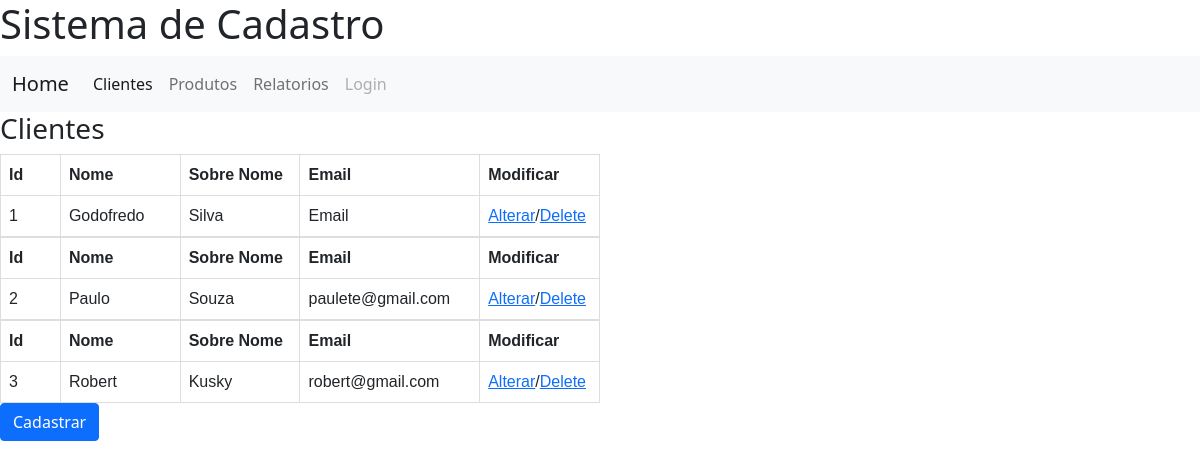
Page /cliente on the earlier database version.
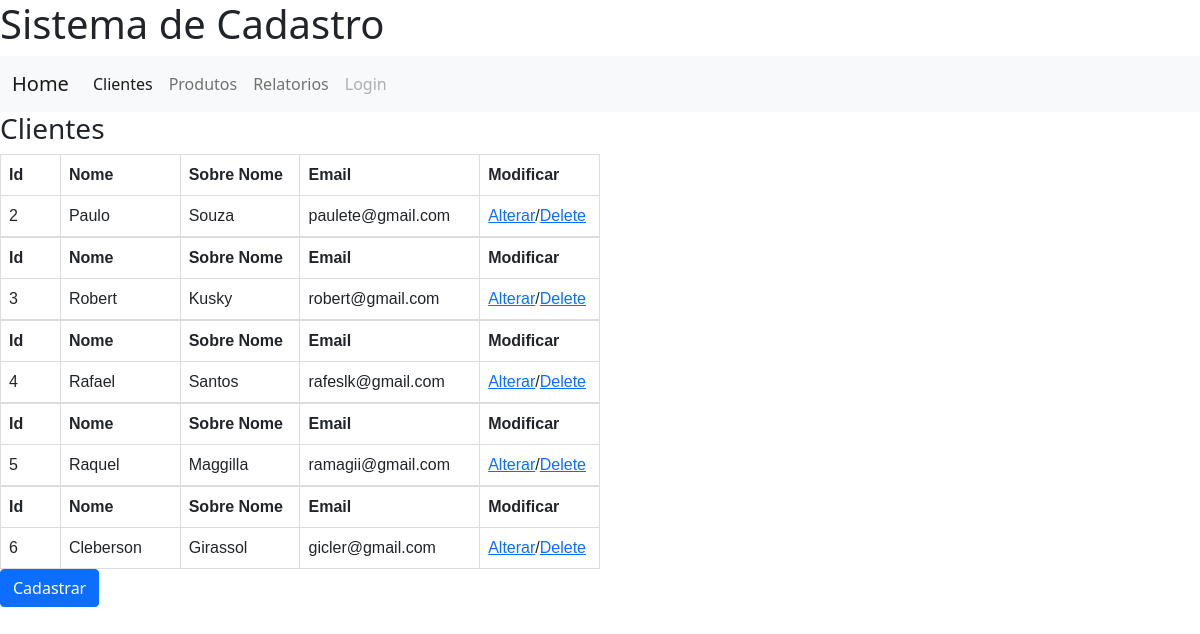
Same page on the later database version.
### Contatos/models.py (models this page shows)
class Contatos(models.Model):
    Nome = models.CharField(max_length=200)
    Sobre_Nome = models.CharField(max_length=200)
    idade = models.IntegerField()
    Tel = models.CharField(max_length=12)
    Email = models.EmailField(max_length=200)

### Contatos/views.py (the view)
# urls.py: path('cliente',views.clientes,name='clientes'),
def clientes(request):
    template = loader.get_template('clientes.html')
    client = Contatos.objects.all().values()
    context = {
        'client':client
    }
    return HttpResponse(template.render(context,request))

### Contatos/templates/clientes.html (shortened to what this page needs)
{% include 'home.html'%}
<h3>Clientes</h3>
{% for x in client %}
<table style="width:50%">
  <tr>
      <th style="width:10%" >Id</th>
    <th>Nome</th>
    <th>Sobre Nome</th>
    <th>Email</th>
    <th>Modificar</th>
  </tr>
  <tr >
    <td style="width:10%">{{x.id}}</td>
    <td style="width:20%">{{x.Nome}}</td>
    <td style="width:20%">{{x.Sobre_Nome}}</td>
    <td style="width:30%" >{{x.Email}}</td>
    <td><a href="up_form/{{x.id}}">Alterar</a>/<a href="delete/{{ x.id }}">Delete</a></td>
  </tr>
</table>
{% endfor%}
<a class="btn btn-primary" href="{% url 'add_form'  %}" >Cadastrar</a>

### Contatos/templates/home.html (shortened to what this page needs)
<!DOCTYPE html>
<html lang="en">
<head>
<link href="https://cdn.jsdelivr.net/npm/bootstrap@5.1.3/dist/css/bootstrap.min.css" rel="stylesheet">
</head>
<body>
<h1>Sistema de Cadastro</h1>
<nav class="navbar navbar-expand-lg navbar-light bg-light">
  <div class="container-fluid">
    <a class="navbar-brand" href="{% url 'home'  %}">Home</a>
    <div class="collapse navbar-collapse" id="navbarNav">
      <ul class="navbar-nav">
        <li class="nav-item">
          <a class="nav-link active" aria-current="page" href="{% url 'clientes'  %}">Clientes</a>
        </li>
        <li class="nav-item">
          <a class="nav-link" href="#">Produtos</a>
        </li>
        <li class="nav-item">
          <a class="nav-link" href="#">Relatorios</a>
        </li>
        <li class="nav-item">
          <a class="nav-link disabled">Login</a>
        </li>
      </ul>
    </div>
  </div>
</nav>
</body>
</html>

### Contatos/templates/clientes.html (style rules this page uses)
table { font-family: arial, sans-serif; border-collapse: collapse; width: 100%; }
td, th { border: 1px solid #dddddd; text-align: left; padding: 8px; }

Differences in the rows shown:
removed Contatos: id "1", Nome "Godofredo", Sobre_Nome "Silva", Email "Email"
added Contatos: id "4", Nome "Rafael", Sobre_Nome "Santos", Email "rafeslk@gmail.com"
added Contatos: id "5", Nome "Raquel", Sobre_Nome "Maggilla", Email "ramagii@gmail.com"
added Contatos: id "6", Nome "Cleberson", Sobre_Nome "Girassol", Email "gicler@gmail.com"
